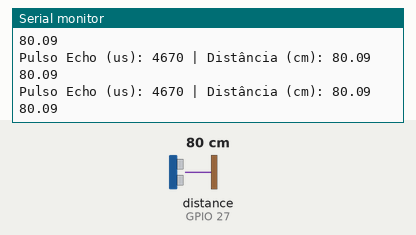
Simulated run of this sketch. Board: ESP32. Parts: the last lines printed to the serial monitor. Wiring (inferred from the names in the program): ultrasonic range finder: trigger GPIO 26; echo GPIO 27. The inputs (shaded band) are chosen by the test bench; at power-on: distance to the obstacle (sensor on GPIO 27) 80 cm. The echo pulse lasts 58.3 µs per cm.

Above: at 1.2 s.
1.3 s: distance to the obstacle (sensor on GPIO 27) set to 2 cm
At 2.71 s:
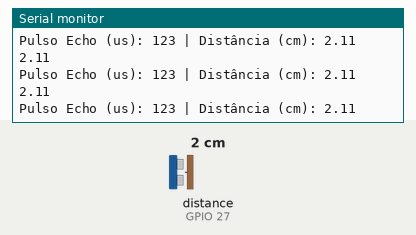
2.8 s: distance to the obstacle (sensor on GPIO 27) set to 4 cm
At 2.82 s:
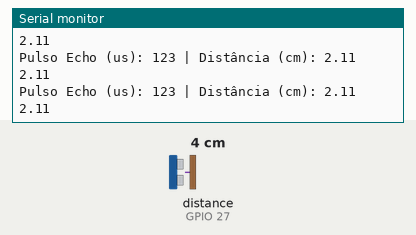
Timing chart, 0 to 5.8 s (numbered marks = the images above; inputs shaded):
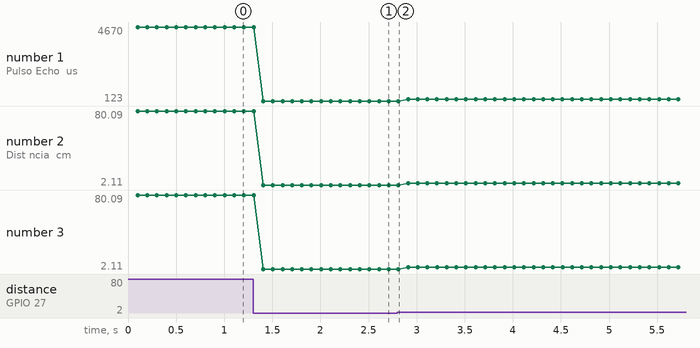

The sketch:

codigo_teste.ino
```cpp
#include <Arduino.h>

// Pinos do sensor Front
#define FRONT_TRIG 26
#define FRONT_ECHO 27

// Variáveis globais
volatile unsigned long echo_start_time = 0;  // Marca o início do pulso Echo
volatile unsigned long echo_duration = 0;   // Duração do pulso Echo
volatile bool pulse_captured = false;       // Indica se o pulso foi capturado

// Velocidade do som (em cm/µs)
const float SOUND_SPEED = 0.0343;

// Interrupção para detectar mudanças no Echo
void IRAM_ATTR handle_echo_change() {
    if (digitalRead(FRONT_ECHO) == HIGH) {
        // Marca o início do pulso Echo
        echo_start_time = micros();
    } else if (digitalRead(FRONT_ECHO) == LOW && echo_start_time > 0) {
        // Calcula a duração do pulso Echo
        echo_duration = micros() - echo_start_time;
        pulse_captured = true; // Pulso completo foi capturado
    }
}

void setup() {
    // Configuração inicial
    Serial.begin(115200);

    // Configuração dos pinos
    pinMode(FRONT_TRIG, OUTPUT);
    pinMode(FRONT_ECHO, INPUT);

    // Configura a interrupção no pino Echo
    attachInterrupt(digitalPinToInterrupt(FRONT_ECHO), handle_echo_change, CHANGE);

    Serial.println("Sistema iniciado. Monitorando o sensor Front...");
}

void loop() {
    // Envia o pulso Trigger
    digitalWrite(FRONT_TRIG, LOW);
    delayMicroseconds(2);
    digitalWrite(FRONT_TRIG, HIGH);
    delayMicroseconds(10);
    digitalWrite(FRONT_TRIG, LOW);

    // Verifica se o pulso foi capturado
    if (pulse_captured) {
        // Calcula a distância em centímetros
        float distance = echo_duration * SOUND_SPEED / 2.0;

        // Exibe os resultados no Serial Monitor
        Serial.print("Pulso Echo (us): ");
        Serial.print(echo_duration);
        Serial.print(" | Distância (cm): ");
        Serial.println(distance);

        // Envia apenas a distância para o Serial Plotter
        Serial.println(distance);

        // Reseta a flag para a próxima medição
        pulse_captured = false;
    }

    // Pequeno intervalo antes da próxima medição
    delay(100);
}
```

Measured:
- after the input at 1.3 s, the serial monitor: prints a new line after 0.11 s (image 1)
- plotted number 1: 4670 → 123 after the input at 1.3 s, 123 → 240 after the input at 2.8 s
- plotted number 2: 80.09 → 2.11 after the input at 1.3 s, 2.11 → 4.12 after the input at 2.8 s
- plotted number 3: 80.09 → 2.11 after the input at 1.3 s, 2.11 → 4.12 after the input at 2.8 s
